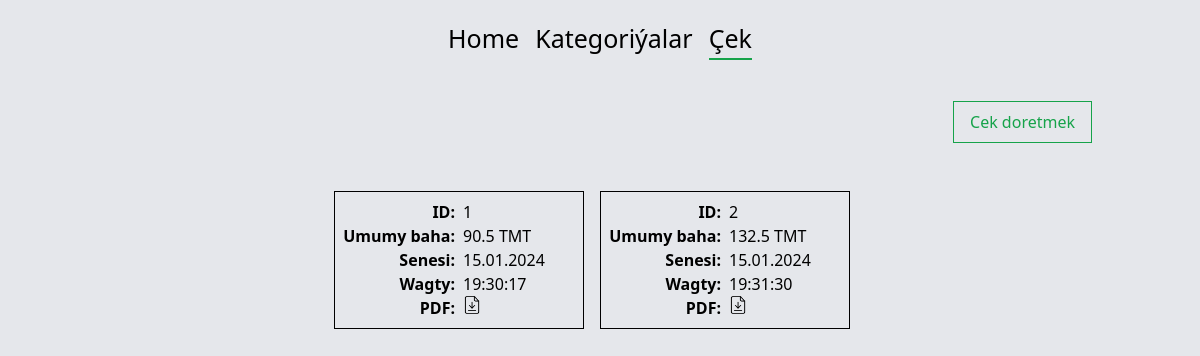
Page /bill/ on the committed database.
### app/models.py (models this page shows, shortened)
class Bill(models.Model):
    total_price = models.FloatField()
    created_at = models.DateTimeField(auto_now_add=True)
    class Meta:
        db_table = 'bill'
        verbose_name = 'Çek'
        verbose_name = 'Çekler'

### app/views.py (the view)
# urls.py: path('bill/', views.bill, name='bill'),
def bill(request):
    bills = models.Bill.objects.all()
    context = {
        'bills': bills
    }
    return render(request, 'bill.html', context)

### templates/bill.html
{% extends 'base.html' %}
{% load static %}
{% block content %}
{% include 'topbar.html'   %}
    <div class="container mx-auto h-full p-[20px]">
        <div class="w-full flex justify-end">
            <a href="{% url 'create-bill' %}" class="px-4 py-2 border border-green-600 text-green-600 flex items-center hover:bg-green-600 hover:text-white">Cek doretmek</a>
        </div>
        <div class="container mx-auto flex py-10 flex-wrap justify-center">
            {% for bill in bills %}
                <div class="border border-black border-solid p-2 my-2 mr-4 space-x-2 flex w-[250px]">
                    <div class="w-1/2">
                        <strong class="w-full flex justify-end">ID:</strong>
                        <strong class="w-full flex justify-end">Umumy baha:</strong>
                        <strong class="w-full flex justify-end">Senesi:</strong>
                        <strong class="w-full flex justify-end">Wagty:</strong>
                        <strong class="w-full flex justify-end">PDF:</strong>
                    </div>
                    <div class="w-1/2">
                        <div class="w-full flex justify-start">{{ bill.id }}</div>
                        <div class="w-full flex justify-start">{{ bill.total_price }} TMT</div>
                        <div class="w-full flex justify-start">{{ bill.created_at|date:"d.m.Y" }}</div>
                        <div class="w-full flex justify-start">{{ bill.created_at|time:"H:i:s" }}</div>
                        <div class="w-full flex justify-start items-center">
                            <button type="submit">
                                <a href="{% url 'get-pdf' bill_id=bill.id %}">
                                    <img src="{% static 'icons/file.png' %}" alt="" class="w-[18px] h-[18px]">
                                </a>
                            </button>
                        </div>
                    </div>
                </div>
            {% endfor %}
        </div>
    </div>
{% endblock %}

### rows in the picture
Bill: id "1", total_price "90.5", created_at "15.01.2024", created_at "19:30:17"
Bill: id "2", total_price "132.5", created_at "15.01.2024", created_at "19:31:30"
